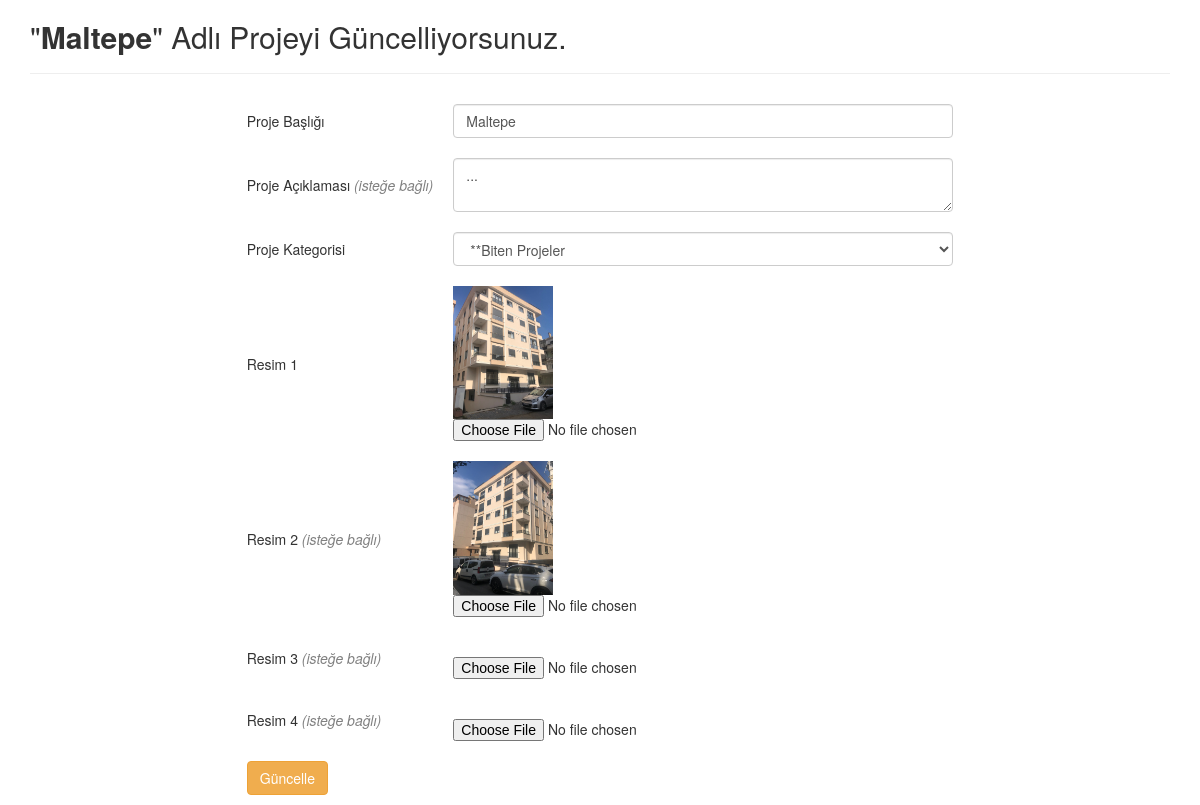
The page /admin/duzenle.php?id=4 on the database its author committed.
### tables this page shows
CREATE TABLE IF NOT EXISTS `projeler` (
  `proje_id` int(11) NOT NULL AUTO_INCREMENT,
  `proje_adi` varchar(255) NOT NULL,
  `proje_aciklama` varchar(255) DEFAULT NULL,
  `proje_kategori` varchar(255) NOT NULL,
  `resim_1` varchar(255) NOT NULL,
  `resim_2` varchar(255) DEFAULT NULL,
  `resim_3` varchar(255) DEFAULT NULL,
  `resim_4` varchar(255) DEFAULT NULL,
  PRIMARY KEY (`proje_id`)
);

### admin/duzenle.php (the view, shortened to what this page needs)
<?php
include "mysql.php";
$id = $_GET["id"];
$guncelle = mysqli_query($conn,"SELECT * FROM projeler WHERE proje_id = '$id'");
$guncelyaz = mysqli_fetch_array($guncelle);
 ?>
<!doctype html>
<html lang="en">
  <head>
    <link rel="stylesheet" type="text/css" href="css/admin.css">
    <link rel="stylesheet" href="https://stackpath.bootstrapcdn.com/bootstrap/3.4.1/css/bootstrap.min.css">
  </head>
  <body>
    <div class="container">
      <div class="row">
        <div class="col-md-12">
          <h2>"<b><?php echo $guncelyaz["proje_adi"]; ?></b>" Adlı Projeyi Güncelliyorsunuz.</h2>
          <hr>
        </div>
      </div>
      <div class="row">
        <div class="col-md-12">
          <form action="guncelle.php?id=<?php echo $id; ?>" method="post" name="ekle" id="ekle" enctype="multipart/form-data">
          <table class="projeler">
            <tr>
              <td>Proje Başlığı</td>
              <td><input class="form-control proin" type="text" name="baslik" value="<?php echo $guncelyaz['proje_adi']; ?>" ></td>
            </tr>
            <tr>
              <td>Proje Açıklaması <font color="grey"><i>(isteğe bağlı)</i></font></td>
              <td><textarea name="aciklama" class="form-control"><?php echo $guncelyaz["proje_aciklama"]; ?></textarea></td>
            </tr>
            <tr>
              <td>Proje Kategorisi</td>
              <td>
                <select form="ekle" name="kategori" class="form-control">
                  <option value="<?php echo $guncelyaz["proje_kategori"] ?>"><?php
                  if($guncelyaz["proje_kategori"] == 1){
                    echo "<b>**Devam Eden Projeler</b>";
                  }else{
                    echo "<b>**Biten Projeler</b>";
                  }
                  ?></option>
                </select>
              </td>
              <tr>
                <td>Resim 1</td>
                <td><img width="100px" src="<?php echo $guncelyaz['resim_1']; ?>"><input form="ekle" type="file" name="resim1"></td>
              </tr>
              <tr>
                <td>Resim 2 <font color="grey"><i>(isteğe bağlı)</i></font></td>
                <td><img width="100px" src="<?php echo $guncelyaz['resim_2']; ?>"><input type="file" name="resim2"></td>
              </tr>
              <tr>
                <td>Resim 3 <font color="grey"><i>(isteğe bağlı)</i></font></td>
                <td><img width="100px" src="<?php echo $guncelyaz['resim_3']; ?>"><input type="file" name="resim3"></td>
              </tr>
              <tr>
                <td>Resim 4 <font color="grey"><i>(isteğe bağlı)</i></font></td>
                <td><img width="100px" src="<?php echo $guncelyaz['resim_4']; ?>"><input type="file" name="resim4"></td>
              </tr>
            </tr>
            <tr>
              <td><input class="btn btn-warning" type="submit" value="Güncelle"></td>
              <td></td>
            </tr>
          </table>
        </form>
        </div>
      </div>
    </div>
</body>
  </body>
</html>

### admin/css/admin.css (style rules this page uses)
.sag-ic-tablo2 table tr td input,select { width: 400px; padding: 5px; }

### admin/duzenle.php (style rules this page uses)
.projeler { margin-left: auto; margin-right: auto; }
.projeler tr td { padding: 10px; }
.proin { width: 500px; }

### rows shown on the page
projeler: proje_adi "Maltepe", baslik "Maltepe", aciklama "...", kategori "**Biten Projeler", resim_1 (picture), resim_2 (picture)
